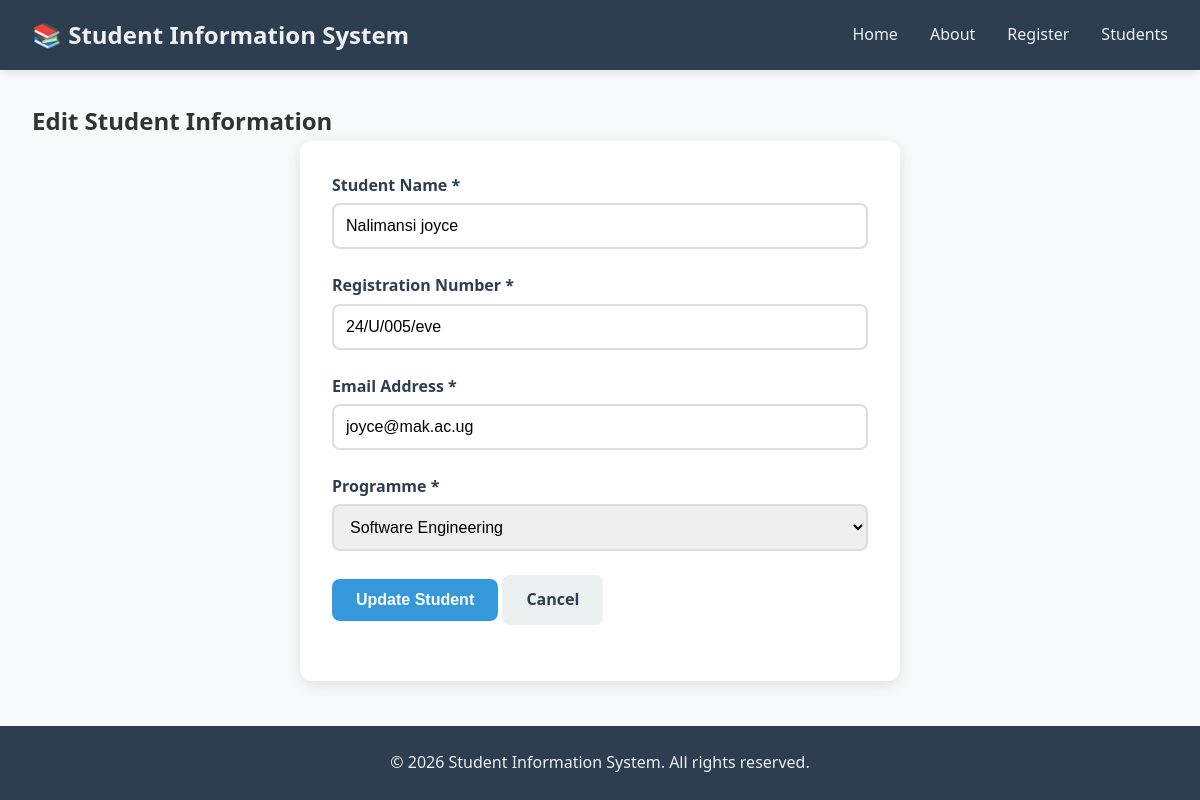
The page /edit/3 on the database its author committed.
### models.py (models this page shows, shortened)
class Student(db.Model):
    __tablename__ = 'students'
    id = db.Column(db.Integer, primary_key=True)
    student_name = db.Column(db.String(100), nullable=False)
    registration_number = db.Column(db.String(50), unique=True, nullable=False)
    email = db.Column(db.String(100), unique=True, nullable=False)
    programme = db.Column(db.String(100), nullable=False)
    registration_date = db.Column(db.DateTime, default=datetime.utcnow)
    is_active = db.Column(db.Boolean, default=True)

### app.py (the view, shortened to what this page needs)
@app.route('/edit/<int:student_id>', methods=['GET', 'POST'])
def edit_student(student_id):
    student = get_student_by_id(student_id)
    return render_template('edit_student.html', student=student)

### database.py (called while the page is built)
def get_student_by_id(student_id):
    return Student.query.get(student_id)

### templates/edit_student.html (shortened to what this page needs)
{% extends "base.html" %}
{% block content %}
<section class="register-page">
    <h2>Edit Student Information</h2>
    <div class="form-container">
        <form method="POST" class="registration-form">
            <div class="form-group">
                <label for="student_name">Student Name *</label>
                <input
                    type="text"
                    id="student_name"
                    name="student_name"
                    value="{{ student.student_name }}"
                    required>
            </div>
            <div class="form-group">
                <label for="registration_number">Registration Number *</label>
                <input
                    type="text"
                    id="registration_number"
                    name="registration_number"
                    value="{{ student.registration_number }}"
                    required>
            </div>
            <div class="form-group">
                <label for="email">Email Address *</label>
                <input
                    type="email"
                    id="email"
                    name="email"
                    value="{{ student.email }}"
                    required>
            </div>
            <div class="form-group">
                <label for="programme">Programme *</label>
                <select name="programme" id="programme" required>
                    <option value="Software Engineering"
                    {% if student.programme=="Software Engineering" %}selected{% endif %}>
                    Software Engineering
                    </option>
                </select>
            </div>
            <div class="form-group">
                <button type="submit" class="btn btn-primary">
                    Update Student
                </button>
                <a href="{{ url_for('students_list') }}"
                   class="btn btn-secondary">
                    Cancel
                </a>
            </div>
        </form>
    </div>
</section>
{% endblock %}

### static/style.css (style rules this page uses)
* { margin: 0; padding: 0; box-sizing: border-box; }
body { font-family: 'Segoe UI', Tahoma, Geneva, Verdana, sans-serif; line-height: 1.6; color: #333; background-color: #f8f9fa; min-height: 100vh; display: flex; flex-direction: column; }
.btn { display: inline-block; padding: 0.75rem 1.5rem; border: none; border-radius: 8px; font-size: 1rem; font-weight: 600; cursor: pointer; text-decoration: none; transition: background-color 0.3s ease, transform 0.2s ease; }
.btn-primary { background-color: #3498db; color: white; }
.btn-secondary { background-color: #ecf0f1; color: #2c3e50; }
.form-container { background: white; padding: 2rem; border-radius: 12px; box-shadow: 0 4px 15px rgba(0, 0, 0, 0.1); max-width: 600px; margin: 0 auto; }
.registration-form .form-group { margin-bottom: 1.5rem; }
.registration-form label { display: block; font-weight: 600; margin-bottom: 0.3rem; color: #2c3e50; }
.registration-form input, .registration-form select { width: 100%; padding: 0.75rem; border: 2px solid #ddd; border-radius: 8px; font-size: 1rem; transition: border-color 0.3s ease; }

### rows shown on the page
Student: student_name "Nalimansi joyce", registration_number "24/U/005/eve", email "joyce@mak.ac.ug", programme "Software Engineering"
